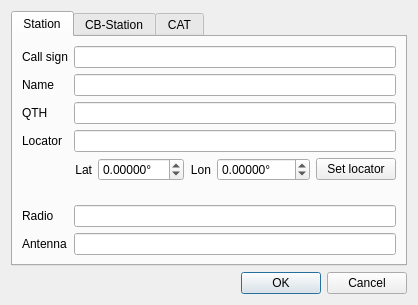
<?xml version="1.0" encoding="UTF-8"?>
<ui version="4.0">
 <class>Dialog</class>
 <widget class="QDialog" name="Dialog">
  <property name="geometry">
   <rect>
    <x>0</x>
    <y>0</y>
    <width>414</width>
    <height>305</height>
   </rect>
  </property>
  <property name="windowTitle">
   <string>Settings</string>
  </property>
  <layout class="QVBoxLayout" name="verticalLayout">
   <item>
    <widget class="QTabWidget" name="tabWidget">
     <property name="currentIndex">
      <number>0</number>
     </property>
     <widget class="QWidget" name="station">
      <attribute name="title">
       <string>Station</string>
      </attribute>
      <layout class="QFormLayout" name="formLayout">
       <item row="0" column="0">
        <widget class="QLabel" name="label">
         <property name="text">
          <string>Call sign</string>
         </property>
        </widget>
       </item>
       <item row="0" column="1">
        <widget class="QLineEdit" name="callsignLineEdit"/>
       </item>
       <item row="2" column="0">
        <widget class="QLabel" name="label_3">
         <property name="text">
          <string>QTH</string>
         </property>
        </widget>
       </item>
       <item row="2" column="1">
        <widget class="QLineEdit" name="QTHLineEdit"/>
       </item>
       <item row="3" column="0">
        <widget class="QLabel" name="label_4">
         <property name="text">
          <string>Locator</string>
         </property>
        </widget>
       </item>
       <item row="3" column="1">
        <widget class="QLineEdit" name="locatorLineEdit">
         <property name="inputMask">
          <string>AA99AA00</string>
         </property>
        </widget>
       </item>
       <item row="4" column="1">
        <layout class="QHBoxLayout" name="horizontalLayout">
         <property name="bottomMargin">
          <number>10</number>
         </property>
         <item>
          <widget class="QLabel" name="label_8">
           <property name="layoutDirection">
            <enum>Qt::LeftToRight</enum>
           </property>
           <property name="text">
            <string>Lat</string>
           </property>
           <property name="alignment">
            <set>Qt::AlignRight|Qt::AlignTrailing|Qt::AlignVCenter</set>
           </property>
          </widget>
         </item>
         <item>
          <widget class="QDoubleSpinBox" name="latitudeDoubleSpinBox">
           <property name="suffix">
            <string>°</string>
           </property>
           <property name="decimals">
            <number>5</number>
           </property>
           <property name="minimum">
            <double>-90.000000000000000</double>
           </property>
           <property name="maximum">
            <double>90.000000000000000</double>
           </property>
          </widget>
         </item>
         <item>
          <widget class="QLabel" name="label_7">
           <property name="layoutDirection">
            <enum>Qt::LeftToRight</enum>
           </property>
           <property name="text">
            <string>Lon</string>
           </property>
           <property name="alignment">
            <set>Qt::AlignRight|Qt::AlignTrailing|Qt::AlignVCenter</set>
           </property>
          </widget>
         </item>
         <item>
          <widget class="QDoubleSpinBox" name="longitudeDoubleSpinBox">
           <property name="suffix">
            <string>°</string>
           </property>
           <property name="decimals">
            <number>5</number>
           </property>
           <property name="minimum">
            <double>-180.000000000000000</double>
           </property>
           <property name="maximum">
            <double>180.000000000000000</double>
           </property>
          </widget>
         </item>
         <item>
          <spacer name="horizontalSpacer">
           <property name="orientation">
            <enum>Qt::Horizontal</enum>
           </property>
           <property name="sizeHint" stdset="0">
            <size>
             <width>40</width>
             <height>20</height>
            </size>
           </property>
          </spacer>
         </item>
         <item>
          <widget class="QPushButton" name="setLocatorPushButton">
           <property name="text">
            <string>Set locator</string>
           </property>
          </widget>
         </item>
        </layout>
       </item>
       <item row="6" column="0">
        <widget class="QLabel" name="label_5">
         <property name="text">
          <string>Radio</string>
         </property>
        </widget>
       </item>
       <item row="6" column="1">
        <widget class="QLineEdit" name="radioLineEdit"/>
       </item>
       <item row="7" column="0">
        <widget class="QLabel" name="label_6">
         <property name="text">
          <string>Antenna</string>
         </property>
        </widget>
       </item>
       <item row="7" column="1">
        <widget class="QLineEdit" name="antennaLineEdit"/>
       </item>
       <item row="5" column="1">
        <spacer name="verticalSpacer">
         <property name="orientation">
          <enum>Qt::Vertical</enum>
         </property>
         <property name="sizeHint" stdset="0">
          <size>
           <width>20</width>
           <height>40</height>
          </size>
         </property>
        </spacer>
       </item>
       <item row="1" column="0">
        <widget class="QLabel" name="label_2">
         <property name="text">
          <string>Name</string>
         </property>
        </widget>
       </item>
       <item row="1" column="1">
        <widget class="QLineEdit" name="nameLineEdit"/>
       </item>
      </layout>
     </widget>
     <widget class="QWidget" name="cb_station">
      <attribute name="title">
       <string>CB-Station</string>
      </attribute>
      <layout class="QFormLayout" name="formLayout_2">
       <item row="0" column="0">
        <widget class="QLabel" name="label_10">
         <property name="text">
          <string>Call sign</string>
         </property>
        </widget>
       </item>
       <item row="0" column="1">
        <widget class="QLineEdit" name="callsignCBLineEdit"/>
       </item>
       <item row="1" column="0">
        <widget class="QLabel" name="label_9">
         <property name="text">
          <string>Radio</string>
         </property>
        </widget>
       </item>
       <item row="1" column="1">
        <widget class="QLineEdit" name="radioCBLineEdit"/>
       </item>
       <item row="2" column="0">
        <widget class="QLabel" name="label_11">
         <property name="text">
          <string>Antenna</string>
         </property>
        </widget>
       </item>
       <item row="2" column="1">
        <widget class="QLineEdit" name="antennaCBLineEdit"/>
       </item>
       <item row="5" column="1">
        <spacer name="verticalSpacer_2">
         <property name="orientation">
          <enum>Qt::Vertical</enum>
         </property>
         <property name="sizeHint" stdset="0">
          <size>
           <width>20</width>
           <height>40</height>
          </size>
         </property>
        </spacer>
       </item>
       <item row="3" column="1">
        <widget class="QCheckBox" name="cbDefaultCheckBox">
         <property name="text">
          <string>Select CB band by default</string>
         </property>
        </widget>
       </item>
       <item row="4" column="1">
        <widget class="QCheckBox" name="expCBQSOsCheckBox">
         <property name="toolTip">
          <string>On import CB QSOs will always be handled</string>
         </property>
         <property name="text">
          <string>Export CB QSOs to ADIF</string>
         </property>
        </widget>
       </item>
      </layout>
     </widget>
     <widget class="QWidget" name="tab">
      <attribute name="title">
       <string>CAT</string>
      </attribute>
      <layout class="QFormLayout" name="formLayout_3">
       <item row="1" column="0">
        <widget class="QLabel" name="rigctldPathLabel">
         <property name="text">
          <string>Hamlib rigctld</string>
         </property>
        </widget>
       </item>
       <item row="1" column="1">
        <layout class="QHBoxLayout" name="horizontalLayout_2">
         <property name="spacing">
          <number>0</number>
         </property>
         <item>
          <widget class="QLineEdit" name="hamlibPathLineEdit">
           <property name="readOnly">
            <bool>true</bool>
           </property>
          </widget>
         </item>
         <item>
          <widget class="QToolButton" name="hamlibPathToolButton">
           <property name="text">
            <string>...</string>
           </property>
          </widget>
         </item>
        </layout>
       </item>
       <item row="5" column="0">
        <widget class="QLabel" name="label_13">
         <property name="text">
          <string>Rig</string>
         </property>
        </widget>
       </item>
       <item row="5" column="1">
        <layout class="QHBoxLayout" name="horizontalLayout_3">
         <item>
          <widget class="QComboBox" name="manufacturerComboBox"/>
         </item>
         <item>
          <widget class="QComboBox" name="modelComboBox"/>
         </item>
        </layout>
       </item>
       <item row="6" column="1">
        <spacer name="verticalSpacer_3">
         <property name="orientation">
          <enum>Qt::Vertical</enum>
         </property>
         <property name="sizeHint" stdset="0">
          <size>
           <width>20</width>
           <height>40</height>
          </size>
         </property>
        </spacer>
       </item>
       <item row="7" column="1">
        <layout class="QHBoxLayout" name="horizontalLayout_4">
         <item>
          <widget class="QPushButton" name="ctrlRigctldPushButton">
           <property name="text">
            <string>Start</string>
           </property>
           <property name="checkable">
            <bool>true</bool>
           </property>
          </widget>
         </item>
         <item>
          <spacer name="horizontalSpacer_2">
           <property name="orientation">
            <enum>Qt::Horizontal</enum>
           </property>
           <property name="sizeHint" stdset="0">
            <size>
             <width>40</width>
             <height>20</height>
            </size>
           </property>
          </spacer>
         </item>
        </layout>
       </item>
       <item row="2" column="1">
        <widget class="QLabel" name="checkHamlibLabel">
         <property name="palette">
          <palette>
           <active>
            <colorrole role="WindowText">
             <brush brushstyle="SolidPattern">
              <color alpha="255">
               <red>255</red>
               <green>0</green>
               <blue>0</blue>
              </color>
             </brush>
            </colorrole>
           </active>
           <inactive>
            <colorrole role="WindowText">
             <brush brushstyle="SolidPattern">
              <color alpha="255">
               <red>255</red>
               <green>0</green>
               <blue>0</blue>
              </color>
             </brush>
            </colorrole>
           </inactive>
           <disabled/>
          </palette>
         </property>
         <property name="text">
          <string/>
         </property>
        </widget>
       </item>
       <item row="3" column="1">
        <layout class="QHBoxLayout" name="horizontalLayout_5">
         <item>
          <widget class="QLineEdit" name="catInterfaceLineEdit"/>
         </item>
         <item>
          <widget class="QComboBox" name="catBaudComboBox">
           <item>
            <property name="text">
             <string>128000</string>
            </property>
           </item>
           <item>
            <property name="text">
             <string>115200</string>
            </property>
           </item>
           <item>
            <property name="text">
             <string>57600</string>
            </property>
           </item>
           <item>
            <property name="text">
             <string>38400</string>
            </property>
           </item>
           <item>
            <property name="text">
             <string>19200</string>
            </property>
           </item>
           <item>
            <property name="text">
             <string>14400</string>
            </property>
           </item>
           <item>
            <property name="text">
             <string>9600</string>
            </property>
           </item>
           <item>
            <property name="text">
             <string>4800</string>
            </property>
           </item>
           <item>
            <property name="text">
             <string>2400</string>
            </property>
           </item>
           <item>
            <property name="text">
             <string>1200</string>
            </property>
           </item>
          </widget>
         </item>
        </layout>
       </item>
       <item row="3" column="0">
        <widget class="QLabel" name="label_12">
         <property name="text">
          <string>Interface</string>
         </property>
        </widget>
       </item>
       <item row="8" column="1">
        <widget class="QLabel" name="checkHamlibRunLabel">
         <property name="text">
          <string/>
         </property>
        </widget>
       </item>
      </layout>
     </widget>
    </widget>
   </item>
   <item>
    <widget class="QDialogButtonBox" name="buttonBox">
     <property name="orientation">
      <enum>Qt::Horizontal</enum>
     </property>
     <property name="standardButtons">
      <set>QDialogButtonBox::Cancel|QDialogButtonBox::Ok</set>
     </property>
    </widget>
   </item>
  </layout>
 </widget>
 <resources/>
 <connections>
  <connection>
   <sender>buttonBox</sender>
   <signal>accepted()</signal>
   <receiver>Dialog</receiver>
   <slot>accept()</slot>
   <hints>
    <hint type="sourcelabel">
     <x>248</x>
     <y>254</y>
    </hint>
    <hint type="destinationlabel">
     <x>157</x>
     <y>274</y>
    </hint>
   </hints>
  </connection>
  <connection>
   <sender>buttonBox</sender>
   <signal>rejected()</signal>
   <receiver>Dialog</receiver>
   <slot>reject()</slot>
   <hints>
    <hint type="sourcelabel">
     <x>316</x>
     <y>260</y>
    </hint>
    <hint type="destinationlabel">
     <x>286</x>
     <y>274</y>
    </hint>
   </hints>
  </connection>
  <connection>
   <sender>setLocatorPushButton</sender>
   <signal>clicked()</signal>
   <receiver>Dialog</receiver>
   <slot>calcLocator()</slot>
   <hints>
    <hint type="sourcelabel">
     <x>353</x>
     <y>178</y>
    </hint>
    <hint type="destinationlabel">
     <x>206</x>
     <y>157</y>
    </hint>
   </hints>
  </connection>
  <connection>
   <sender>ctrlRigctldPushButton</sender>
   <signal>toggled(bool)</signal>
   <receiver>Dialog</receiver>
   <slot>ctrlRigctld(bool)</slot>
   <hints>
    <hint type="sourcelabel">
     <x>130</x>
     <y>197</y>
    </hint>
    <hint type="destinationlabel">
     <x>206</x>
     <y>142</y>
    </hint>
   </hints>
  </connection>
  <connection>
   <sender>hamlibPathToolButton</sender>
   <signal>clicked()</signal>
   <receiver>Dialog</receiver>
   <slot>chooseHamlibPath()</slot>
   <hints>
    <hint type="sourcelabel">
     <x>379</x>
     <y>60</y>
    </hint>
    <hint type="destinationlabel">
     <x>206</x>
     <y>142</y>
    </hint>
   </hints>
  </connection>
  <connection>
   <sender>manufacturerComboBox</sender>
   <signal>currentTextChanged(QString)</signal>
   <receiver>Dialog</receiver>
   <slot>mfrChanged(QString)</slot>
   <hints>
    <hint type="sourcelabel">
     <x>165</x>
     <y>148</y>
    </hint>
    <hint type="destinationlabel">
     <x>206</x>
     <y>142</y>
    </hint>
   </hints>
  </connection>
 </connections>
 <slots>
  <slot>calcLocator()</slot>
  <slot>chooseHamlibPath()</slot>
  <slot>ctrlRigctld(bool)</slot>
  <slot>mfrChanged(QString)</slot>
 </slots>
</ui>
